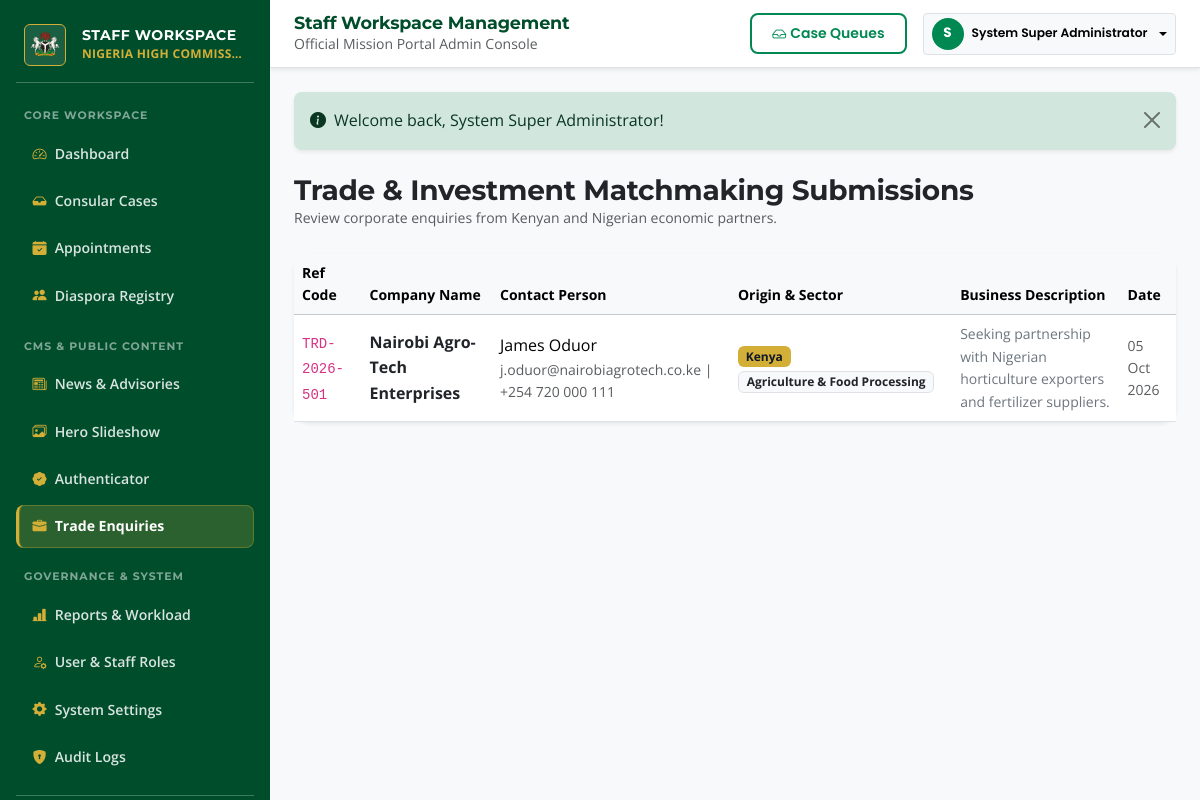
Screenshot of /admin/trade (signed in) with the database file from the repository.
### tables this page shows
CREATE TABLE IF NOT EXISTS `trade_matchmaking` (
    `id` INT AUTO_INCREMENT PRIMARY KEY,
    `reference_code` VARCHAR(50) NOT NULL UNIQUE,
    `company_name` VARCHAR(150) NOT NULL,
    `contact_person` VARCHAR(150) NOT NULL,
    `email` VARCHAR(150) NOT NULL,
    `phone` VARCHAR(50) NOT NULL,
    `country_origin` ENUM('Kenya', 'Nigeria', 'Other') NOT NULL,
    `sector` VARCHAR(100) NOT NULL,
    `business_description` TEXT NOT NULL,
    `investment_size` VARCHAR(100) DEFAULT NULL,
    `status` ENUM('pending', 'in_progress', 'matched', 'closed') DEFAULT 'pending',
    `created_at` DATETIME DEFAULT CURRENT_TIMESTAMP
);

### src/Controllers/AdminController.php (called while the page is built, shortened)
<?php
class AdminController extends Controller {
    public function trade(Request $request): void {
        $submissions = TradeMatchmaking::getAll();
        $this->render('admin/trade', ['submissions' => $submissions], 'admin');
    }
}

### public/index.php (called while the page is built, shortened)
<?php
$request = new Request();
$router = new Router();
$router->get('/', [HomeController::class, 'index']);
$router->get('/services', [ServicesController::class, 'index']);
$router->get('/services/passport', [ConsularController::class, 'passport']);
$router->get('/services/visa', [ConsularController::class, 'visa']);
$router->get('/services/emergency-travel', [ConsularController::class, 'etc']);
$router->post('/services/emergency-travel', [ConsularController::class, 'etc']);
$router->get('/services/document-support', [ConsularController::class, 'legalization']);
$router->get('/services/fees', [ServicesController::class, 'fees']);
$router->get('/services/appointments', [ServicesController::class, 'appointments']);
$router->get('/consular', [ConsularController::class, 'index']);
$router->get('/consular/passport', [ConsularController::class, 'passport']);
$router->get('/consular/visa', [ConsularController::class, 'visa']);
$router->get('/consular/etc', [ConsularController::class, 'etc']);
$router->post('/consular/etc', [ConsularController::class, 'etc']);
$router->get('/consular/legalization', [ConsularController::class, 'legalization']);
$router->get('/appointment', [AppointmentController::class, 'index']);
$router->post('/appointment', [AppointmentController::class, 'index']);
$router->get('/appointment/voucher', [AppointmentController::class, 'voucher']);
$router->get('/track', [TrackController::class, 'index']);
$router->post('/track', [TrackController::class, 'index']);
$router->get('/verify', [VerificationController::class, 'index']);
$router->post('/verify', [VerificationController::class, 'index']);
$router->get('/diaspora', [DiasporaController::class, 'index']);
$router->get('/diaspora/register', [DiasporaController::class, 'register']);
$router->post('/diaspora/register', [DiasporaController::class, 'register']);
$router->get('/diaspora/emergency', [DiasporaController::class, 'emergency']);
$router->post('/diaspora/emergency', [DiasporaController::class, 'emergency']);
$router->get('/nigerians-in-kenya', [DiasporaController::class, 'index']);
$router->get('/nigerians-in-kenya/register', [DiasporaController::class, 'register']);
$router->post('/nigerians-in-kenya/register', [DiasporaController::class, 'register']);
$router->get('/nigerians-in-kenya/community', [InformationController::class, 'community']);
$router->get('/emergency', [DiasporaController::class, 'emergency']);
$router->post('/emergency', [DiasporaController::class, 'emergency']);
$router->get('/trade', [TradeController::class, 'index']);
$router->post('/trade', [TradeController::class, 'index']);
$router->get('/trade/enquiry', [TradeController::class, 'index']);
$router->post('/trade/enquiry', [TradeController::class, 'index']);
$router->get('/discover-nigeria', [NigeriaController::class, 'map']);
$router->get('/discover-nigeria/states', [NigeriaController::class, 'map']);
$router->get('/discover-nigeria/government', [InformationController::class, 'government']);
$router->get('/nigeria/map', [NigeriaController::class, 'map']);
$router->get('/mission', [MissionController::class, 'index']);
$router->get('/mission/leadership', [MissionController::class, 'leadership']);
$router->get('/mission/history', [MissionController::class, 'history']);
$router->get('/mission/message', [MissionController::class, 'message']);
$router->get('/mission/friends-of-nigeria', [MissionController::class, 'friends']);
$router->get('/news', [NewsController::class, 'index']);
$router->get('/news/view', [NewsController::class, 'view']);
$router->get('/notices', [NewsController::class, 'index']);
$router->get('/events', [InformationController::class, 'events']);
$router->get('/gallery', [InformationController::class, 'gallery']);
$router->get('/downloads', [InformationController::class, 'downloads']);
$router->get('/faq', [InformationController::class, 'faq']);
$router->get('/search', [InformationController::class, 'search']);
$router->get('/newsletter', [NewsletterController::class, 'index']);
$router->post('/newsletter/subscribe', [NewsletterController::class, 'subscribe']);
$router->get('/newsletter/unsubscribe', [NewsletterController::class, 'unsubscribe']);
$router->get('/contact', [ContactController::class, 'index']);
$router->post('/contact', [ContactController::class, 'index']);
$router->get('/feedback', [InformationController::class, 'feedback']);
$router->post('/feedback', [InformationController::class, 'feedback']);
$router->get('/official-channels', [InformationController::class, 'officialChannels']);
$router->get('/report-suspicious', [InformationController::class, 'reportSuspicious']);
$router->post('/report-suspicious', [InformationController::class, 'reportSuspicious']);
$router->get('/privacy', [InformationController::class, 'privacy']);
$router->get('/terms', [InformationController::class, 'terms']);
$router->get('/accessibility', [InformationController::class, 'accessibility']);
$router->get('/cookies', [InformationController::class, 'cookies']);
$router->get('/sitemap', [InformationController::class, 'sitemap']);
$router->get('/sitemap.xml', [InformationController::class, 'sitemapXml']);
$router->get('/login', [CitizenPortalController::class, 'login']);
$router->post('/login', [CitizenPortalController::class, 'login']);
$router->get('/register', [CitizenPortalController::class, 'register']);
$router->post('/register', [CitizenPortalController::class, 'register']);
$router->get('/forgot-password', [CitizenPortalController::class, 'forgotPassword']);
$router->post('/forgot-password', [CitizenPortalController::class, 'forgotPassword']);
$router->get('/reset-password', [CitizenPortalController::class, 'resetPassword']);
$router->post('/reset-password', [CitizenPortalController::class, 'resetPassword']);
$router->get('/portal/login', [CitizenPortalController::class, 'login']);
$router->post('/portal/login', [CitizenPortalController::class, 'login']);
$router->get('/portal/register', [CitizenPortalController::class, 'register']);
$router->post('/portal/register', [CitizenPortalController::class, 'register']);
$router->get('/portal/logout', [CitizenPortalController::class, 'logout']);
$router->get('/portal/dashboard', [CitizenPortalController::class, 'dashboard']);
$router->get('/portal/profile', [CitizenPortalController::class, 'profile']);
$router->post('/portal/profile', [CitizenPortalController::class, 'profile']);
$router->get('/portal/requests', [CitizenPortalController::class, 'requests']);
$router->get('/portal/appointments', [CitizenPortalController::class, 'appointments']);
$router->get('/portal/documents', [CitizenPortalController::class, 'documents']);
$router->post('/portal/documents', [CitizenPortalController::class, 'documents']);
$router->get('/portal/notifications', [CitizenPortalController::class, 'notifications']);
$router->get('/portal/request', [CitizenPortalController::class, 'requestDetail']);
$router->post('/portal/request', [CitizenPortalController::class, 'requestDetail']);
$router->get('/files/download', [FileController::class, 'download']);
$router->post('/files/upload', [FileController::class, 'upload']);
$router->get('/portal/receipt', [FileController::class, 'printReceipt']);
$router->get('/admin/login', [AdminController::class, 'login']);
$router->post('/admin/login', [AdminController::class, 'login']);
$router->get('/admin/dashboard', [AdminController::class, 'dashboard']);
$router->get('/admin/requests', [AdminController::class, 'requests']);
$router->post('/admin/requests', [AdminController::class, 'requests']);
$router->get('/admin/requests/view', [AdminController::class, 'requestDetail']);
$router->post('/admin/requests/view', [AdminController::class, 'requestDetail']);
$router->get('/admin/appointments', [AdminController::class, 'appointments']);
$router->post('/admin/appointments', [AdminController::class, 'appointments']);
$router->get('/admin/citizens', [AdminController::class, 'citizens']);
$router->post('/admin/citizens', [AdminController::class, 'citizens']);
$router->get('/admin/notices', [AdminController::class, 'notices']);
$router->post('/admin/notices', [AdminController::class, 'notices']);
$router->get('/admin/verification', [AdminController::class, 'verification']);
$router->post('/admin/verification', [AdminController::class, 'verification']);
$router->get('/admin/trade', [AdminController::class, 'trade']);
$router->get('/admin/audit', [AdminController::class, 'audit']);
$router->get('/admin/users', [AdminController::class, 'users']);
$router->post('/admin/users', [AdminController::class, 'users']);
$router->get('/admin/settings', [AdminController::class, 'settings']);
$router->post('/admin/settings', [AdminController::class, 'settings']);
$router->get('/admin/reports', [AdminController::class, 'reports']);
$router->get('/admin/export', [AdminController::class, 'export']);
$router->get('/admin/hero', [AdminController::class, 'hero']);
$router->post('/admin/hero', [AdminController::class, 'hero']);
$router->get('/health', [HealthController::class, 'index']);
$router->dispatch($request);

### src/Models/TradeMatchmaking.php (called while the page is built, shortened)
<?php
class TradeMatchmaking {
    public static function getAll(): array {
        $db = Database::getConnection();
        $stmt = $db->query("SELECT * FROM trade_matchmaking ORDER BY created_at DESC");
        return $stmt->fetchAll();
    }
}

### src/Core/Helper.php (called while the page is built, shortened)
<?php
class Helper {
    public static function sanitize(?string $str): string {
        return htmlspecialchars(trim($str), ENT_QUOTES, 'UTF-8');
    }
    public static function formatDate(?string $date, string $format = 'd M Y, h:i A'): string {
        return date($format, strtotime($date));
    }
}

### views/admin/trade.php (the view, shortened to what this page needs)
<div class="d-flex justify-content-between align-items-center mb-4 flex-wrap gap-2">
    <div>
        <h3 class="fw-bold text-dark mb-0" style="font-family: 'Playfair Display', serif;">Trade & Investment Matchmaking Submissions</h3>
        <div class="small text-muted">Review corporate enquiries from Kenyan and Nigerian economic partners.</div>
    </div>
</div>
<div class="card border-0 shadow-sm rounded-4 bg-white">
    <div class="card-body p-0">
        <div class="table-responsive">
            <table class="table table-hover align-middle mb-0">
                <thead class="table-light small">
                    <tr>
                        <th>Ref Code</th>
                        <th>Company Name</th>
                        <th>Contact Person</th>
                        <th>Origin & Sector</th>
                        <th>Business Description</th>
                        <th>Date</th>
                    </tr>
                </thead>
                <tbody>
                    <?php foreach ($submissions as $sub): ?>
                        <tr>
                            <td><code><?= Helper::sanitize($sub['reference_code']) ?></code></td>
                            <td class="fw-bold text-dark"><?= Helper::sanitize($sub['company_name']) ?></td>
                            <td>
                                <div><?= Helper::sanitize($sub['contact_person']) ?></div>
                                <div class="small text-muted"><?= Helper::sanitize($sub['email']) ?> | <?= Helper::sanitize($sub['phone']) ?></div>
                            </td>
                            <td>
                                <span class="badge bg-gold text-dark me-1"><?= Helper::sanitize($sub['country_origin']) ?></span>
                                <span class="badge bg-light text-dark border"><?= Helper::sanitize($sub['sector']) ?></span>
                            </td>
                            <td class="small text-secondary max-w-300"><?= Helper::sanitize($sub['business_description']) ?></td>
                            <td class="small text-muted"><?= Helper::formatDate($sub['created_at'], 'd M Y') ?></td>
                        </tr>
                    <?php endforeach; ?>
                </tbody>
            </table>
        </div>
    </div>
</div>

### public/assets/css/custom.css (style rules this page uses)
:root { --brand-green: #008852; --reference-green: #008751; --brand-leaf: #54B435; --brand-secondary: #379237; --brand-pale: #EDFBE2; --brand-border: #D5EAD8; --brand-warm: #F1ECE7; --surface: #FFFFFF; --text-heading: #0F172A; --text-body: #2F3B40; --brand-dark: #0C1406; --reference-accent: #D5862C; --text-on-light: #0F172A; --text-on-dark: #FFFFFF; --text-muted-on-light: #475569; --text-muted-on-dark: #E2E8F0; --icon-on-light: #008852; --icon-on-dark: #54B435; --focus-ring-color: #008852; --font-heading: 'Montserrat', sans-serif; --font-body: 'Open Sans', sans-serif; --font-cta: 'Poppins', sans-serif; --font-base: 1rem; --bs-primary: #008852 !important; --bs-primary-rgb: 0, 136, 82 !important; --bs-link-color: #008852 !important; --bs-link-hover-color: #00683e !important; --bs-nav-pills-link-active-bg: #004D2C !important; --bs-nav-pills-link-active-color: #FFFFFF !important; }
body { font-family: var(--font-body), sans-serif; font-size: var(--font-base); background-color: #F8FAFC; color: var(--text-body); line-height: 1.6; overflow-x: hidden; }
h1, h2, h3, h4, h5, h6, .heading-diplomatic, .card-title, .modal-title, .offcanvas-title { font-family: var(--font-heading), sans-serif !important; font-weight: 700 !important; letter-spacing: -0.01em; }
body, p, label, input, select, textarea, table, .nav-link, .dropdown-item, .form-control, .form-select, .form-label { font-family: var(--font-body), sans-serif; }
::placeholder { color: var(--text-muted-on-light) !important; opacity: 1 !important; }
.bg-gold { background-color: #D4AF37 !important; color: #0F172A !important; }

### rows the page displays
trade_matchmaking: reference_code "TRD-2026-501", company_name "Nairobi Agro-Tech Enterprises", contact_person "James Oduor", email "j.oduor@nairobiagrotech.co.ke", phone "+254 720 000 111", country_origin "Kenya", sector "Agriculture & Food Processing", business_description "Seeking partnership with Nigerian horticulture exporters and fertilizer suppliers.", created_at "05 Oct 2026"

### other values shown
Helper::sanitize($shortName) "NIGERIA HIGH COMMISS…"
substr($user['full_name'] ?? 'S', 0, 1) "S"
Helper::sanitize($user['full_name'] ?? 'Staff') "System Super Administrator"
Helper::sanitize($flash['message']) "Welcome back, System Super Administrator!"
